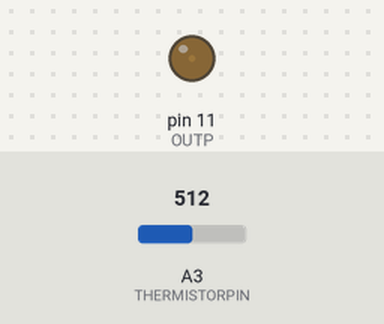
Recording of a sketch running on a simulated Arduino Uno, built with avr-gcc and run on an emulated ATmega328P. Parts: output pins drawn as LEDs (lit = HIGH). The inputs (shaded band) are chosen by the test bench; at power-on: A3 (THERMISTORPIN) = 512. What the sketch prints to the serial monitor is not drawn.

Above: at 0.1 s.
At 60.1 s:
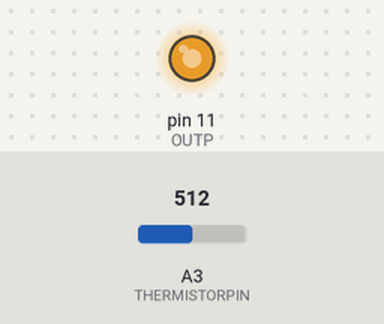
Timing chart, 0 to 61.6 s (numbered marks = the images above):
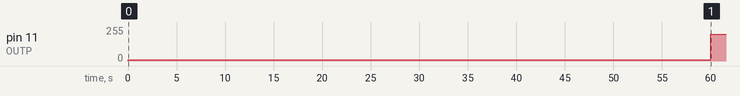

The sketch:

PID_Finder.ino
```cpp
// which analog pin to connect
#define THERMISTORPIN A3
// resistance at 25 degrees C
#define THERMISTORNOMINAL 100000
// temp. for nominal resistance (almost always 25 C)
#define TEMPERATURENOMINAL 25
// how many samples to take and average, more takes longer
// but is more 'smooth'
#define NUMSAMPLES 100
// The beta coefficient of the thermistor (usually 3000-4000)
#define BCOEFFICIENT 4120
// the value of the 'other' resistor
#define SERIESRESISTOR 92900
// On contrôle avec la broche 11
#define OUTP 11
// on définit les valeurs basses et hautes des consignes de régul
#define LOW_TARGET 10
#define HIGH_TARGET 200

int samples[NUMSAMPLES], start;

float getTemperature() {
    uint8_t i;
    float average;

    // take N samples in a row, with a slight delay
    for (i = 0; i < NUMSAMPLES; i++) {
    samples[i] = analogRead(THERMISTORPIN);
    }

    // average all the samples out
    average = 0;
    for (i = 0; i < NUMSAMPLES; i++) {
    average += samples[i];
    }
    average /= NUMSAMPLES;

    // convert the value to resistance
    average = 1023 / average - 1;
    average = SERIESRESISTOR / average;

    float steinhart;
    steinhart = average / THERMISTORNOMINAL;     // (R/Ro)
    steinhart = log(steinhart);                  // ln(R/Ro)
    steinhart /= BCOEFFICIENT;                   // 1/B * ln(R/Ro)
    steinhart += 1.0 / (TEMPERATURENOMINAL + 273.15); // + (1/To)
    steinhart = 1.0 / steinhart;                 // Invert
    steinhart -= 273.15;                         // convert to C

    return steinhart;
}

void setup(void) {
  Serial.begin(9600);
  analogWrite(OUTP, LOW_TARGET);
  start = millis();
}

void loop(void) {

  Serial.print(millis());
  Serial.print(";");
  Serial.print(getTemperature());
  Serial.print(";");
  Serial.println(LOW_TARGET);

  if (millis() - start > 60000) {
    while(1) {
      analogWrite(OUTP, HIGH_TARGET);
      Serial.print(millis());
      Serial.print(";");
      Serial.print(getTemperature());
      Serial.print(";");
      Serial.println(HIGH_TARGET);
    }
  }

  delay(100);
}
```

Measured:
- by itself, pin 11 (OUTP): 10/255 → 200/255 at 60.0 s
